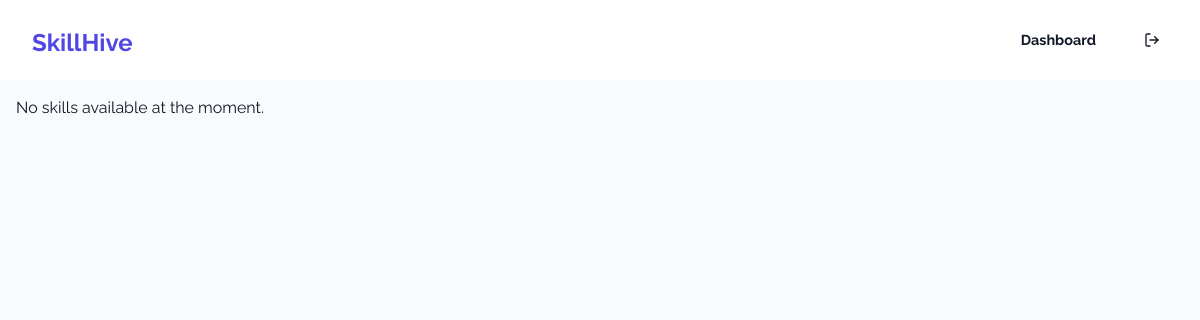
The app's page /skills/ (signed in), older data.
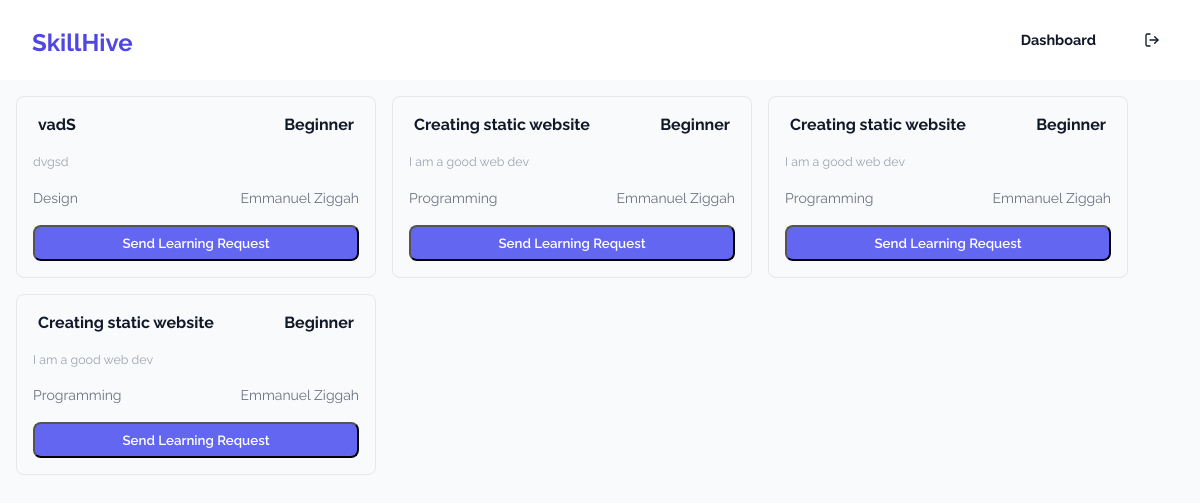
The same page, newer data.
### app/models.py (models this page shows, shortened)
class Skill(models.Model):
  user = models.ForeignKey(CustomUserModel, on_delete=models.CASCADE, related_name='skills')
  title = models.CharField(max_length=100)
  description = models.TextField(blank=True, null=True)
  category = models.CharField(max_length=50)
  level = models.CharField(max_length=30)
  type = models.CharField(max_length=30)
  created_at = models.DateTimeField(auto_now_add=True)
  updated_at = models.DateTimeField(auto_now=True)

class CustomUserModel(AbstractBaseUser, PermissionsMixin):
  full_name = models.CharField(max_length=225)
  email = models.EmailField(unique=True, verbose_name=_('Email Address'))
  bio = models.TextField(max_length=700, blank=True, null=True, verbose_name=_('Biography'))
  is_staff = models.BooleanField(default=False)
  is_active = models.BooleanField(default=True)
  is_superuser = models.BooleanField(default=False)
  is_verified = models.BooleanField(default=False)
  date_joined = models.DateTimeField(auto_now_add=True)
  last_login = models.DateTimeField(auto_now=True)
  objects = CustomUserManager()
  USERNAME_FIELD = 'email'
  REQUIRED_FIELDS = ['full_name', 'bio']

### app/views.py (the view)
# urls.py: path('skills/', views.SkillsView, name='skills'),
def SkillsView(request):
  if not request.user.is_authenticated:
    return redirect('login')
  skills = Skill.objects.all().order_by('-created_at')
  content = {
    'user': request.user,
    'skills': skills,
  }
  return render(request, 'skills.html', content)

### templates/skills.html (shortened to what this page needs)
{% load static %}
<!DOCTYPE html>
<html lang="en">
  <head>
    <link rel="stylesheet" href="{% static 'styles/dashboard.css' %}" />
    <link rel="stylesheet" href="{% static 'styles/skills.css' %}" />
  </head>
  <body>
    <header>
      <h1><a href="{% url 'dashboard' %}">SkillHive</a></h1>
      <nav>
        <ul>
          <li>
            <a href="{% url 'dashboard' %}" class="btn-dash">Dashboard</a>
          </li>
          <li>
            <a href="{% url 'logout' %}" class="btn-logout">
            </a>
          </li>
        </ul>
      </nav>
    </header>
    <main class="main-cc">
      <div class="skills-ls">
        {% for skill in skills %}
        <div class="skill-cc">
          <div class="skill-hd">
            <p>{{ skill.title }}</p>
            <p>{{ skill.level }}</p>
          </div>
          <div class="skill-dn">
            <p>{{ skill.description }}</p>
          </div>
          <div class="skill-ds">
            <p>{{ skill.category }}</p>
            <p>{{ skill.user.full_name }}</p>
          </div>
          <div class="skill-btn">
            <button class="accept">
            <a href="{% url 'send_request' skill.id %}">Send Learning Request</a>
            </button>
          </div>
        </div>
        {% empty %}
        <p>No skills available at the moment.</p>
        {% endfor %}
      </div>
    </main>
  </body>
</html>

Row changes from the older to the newer data that the page shows:
added Skill: title "vadS", level "Beginner", description "dvgsd", category "Design", user.full_name "Emmanuel Ziggah"
added Skill: title "Creating static website", level "Beginner", description "I am a good web dev", category "Programming", user.full_name "Emmanuel Ziggah"
added Skill: title "Creating static website", level "Beginner", description "I am a good web dev", category "Programming", user.full_name "Emmanuel Ziggah"
added Skill: title "Creating static website", level "Beginner", description "I am a good web dev", category "Programming", user.full_name "Emmanuel Ziggah"
Text that changed along with them:
text no longer shown: "No skills available at the moment."
